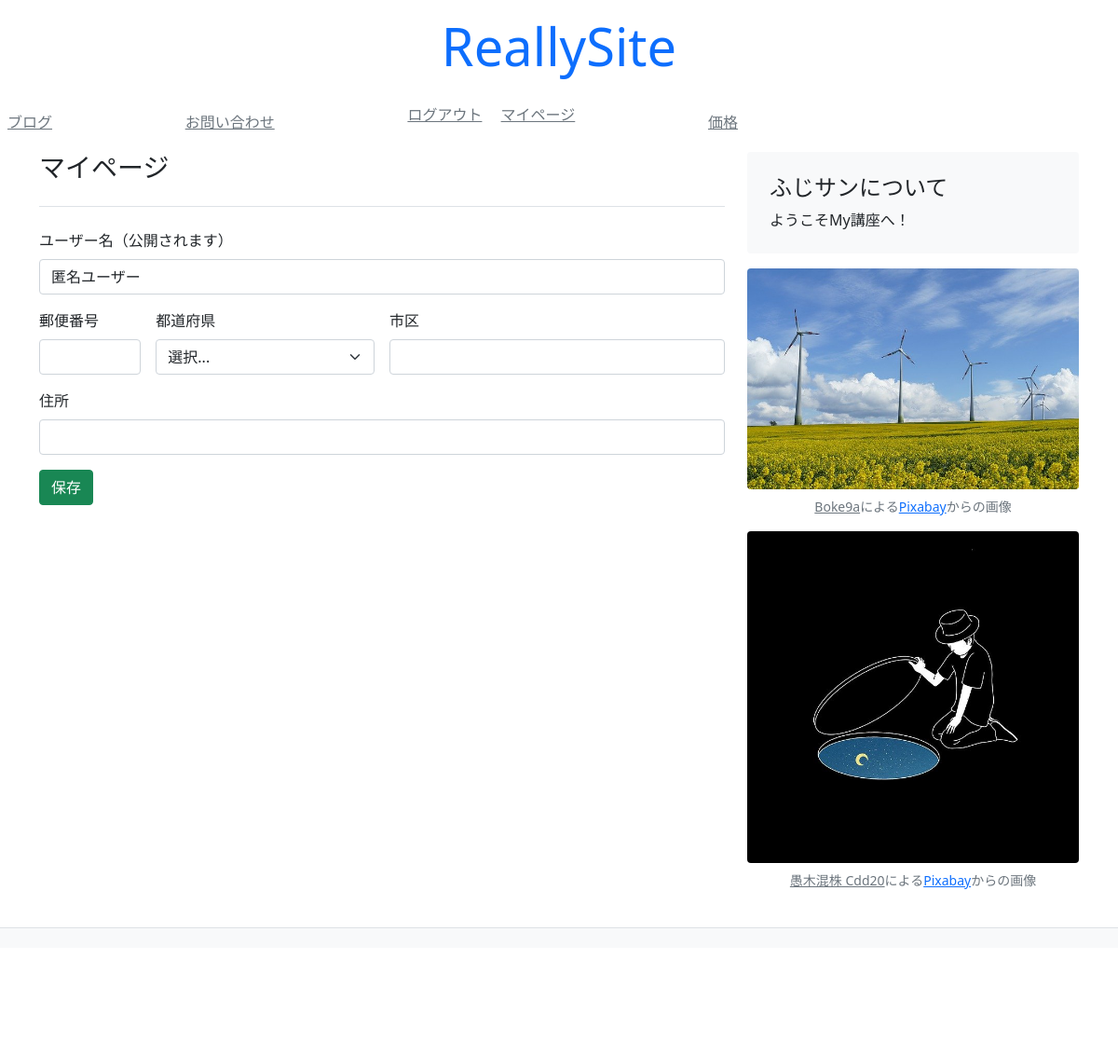
The app's page /mypage/ (signed in), older data.
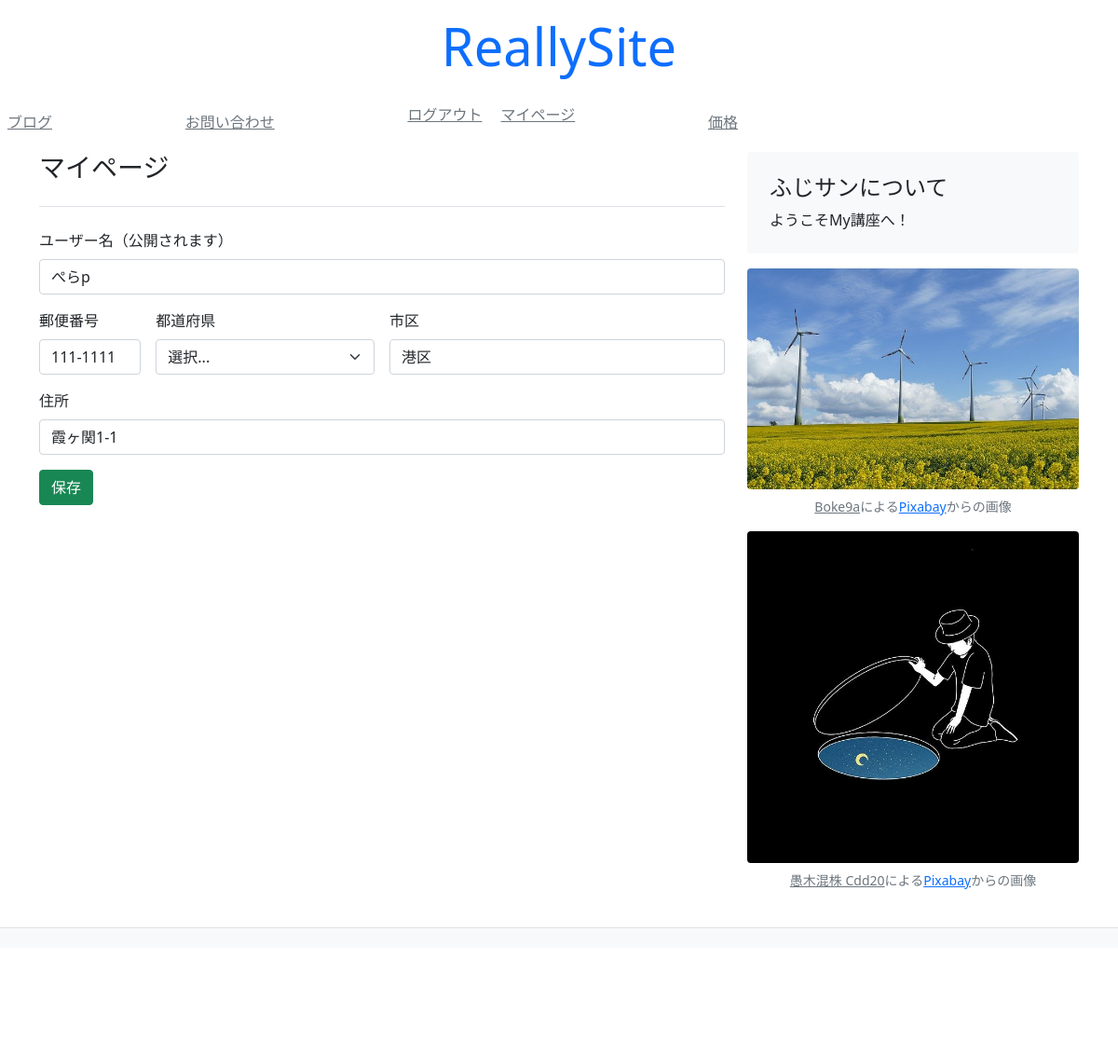
The same page, newer data.
### mysite/models/account_models.py (models this page shows, shortened)
class User(AbstractBaseUser):
    email = models.EmailField(
        max_length=255,
        unique=True,
    )
    is_active = models.BooleanField(default=True)
    is_admin = models.BooleanField(default=False)
    objects = UserManager()
    USERNAME_FIELD = 'email'
    REQUIRED_FIELDS = []

### mysite/models/profile_models.py (models this page shows)
class Profile(models.Model):
    user = models.OneToOneField(get_user_model(), unique=True, on_delete=models.CASCADE, primary_key=True)
    username = models.CharField(default="匿名ユーザー", max_length=30)
    zip_code = models.CharField(default="", max_length=10)
    prefecture = models.CharField(default="", max_length=6)
    city = models.CharField(default="", max_length=100)
    address = models.CharField(default="", max_length=100)

### mysite/views.py (the view, shortened to what this page needs)
# urls.py: path('mypage/', views.mypage),
@login_required
def mypage(request):
    user = request.user
    context = {
        "user": user
    }
    return render(request, 'mysite/mypage.html', context)

### templates/mysite/mypage.html (shortened to what this page needs)
{% extends 'mysite/base.html' %}
{% block content %}
  <main class="container">
    <div class="row">
      <div class="col-md-8">
        <h3 class="pb-4 mb-4 font-italic border-bottom">
          マイページ
        </h3>
        <form class="row g-3" method="POST">
          <div class="col-12">
            <label class="form-label">ユーザー名（公開されます）</label>
            <input type="text" class="form-control" id="id_username" name="username" placeholder="煉獄 杏寿郎" value="{{ user.profile.username }}">
          </div>
          <div class="col-md-2">
            <label class="form-label">郵便番号</label>
            <input type="text" class="form-control" id="id_zipcode" name="zip_code" value="{{ user.profile.zip_code }}">
          </div>
          <div class="col-md-4">
            <label class="form-label">都道府県</label>
            <select id="id_prefecture" name="prefecture" class="form-select" value="{{ user.profile.prefecture }}">
              <option selected="selected">選択...</option>
            </select>
          </div>
          <div class="col-md-6">
            <label class="form-label">市区</label>
            <input type="text" class="form-control" id="id_city" name="city" value="{{ user.profile.city }}">
          </div>
          <div class="col-12">
            <label class="form-label">住所</label>
            <input type="text" class="form-control" id="id_address" name="address" placeholder="" value="{{ user.profile.address }}">
          </div>
          <div class="col-12">
            <button type="submit" class="btn btn-success">保存</button>
          </div>
        </form>
      </div>
      {% include 'mysite/snippets/sidebar.html' %}
    </div>
  </main>
{% endblock %}

Row changes from the older to the newer data that the page shows:
changed User "選択...": username "匿名ユーザー" → "ぺらp"; zip_code (not shown) → "111-1111"; city (not shown) → "港区"; address (not shown) → "霞ヶ関1-1"
